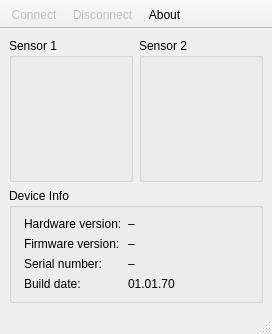
<?xml version="1.0" encoding="UTF-8"?>
<ui version="4.0">
 <class>MainWindow</class>
 <widget class="QMainWindow" name="MainWindow">
  <property name="geometry">
   <rect>
    <x>0</x>
    <y>0</y>
    <width>272</width>
    <height>334</height>
   </rect>
  </property>
  <property name="windowTitle">
   <string>ISF Sensor Viewer</string>
  </property>
  <widget class="QWidget" name="centralwidget">
   <property name="enabled">
    <bool>true</bool>
   </property>
   <layout class="QGridLayout" name="gridLayout" rowstretch="1,0,0">
    <item row="0" column="0">
     <widget class="QGroupBox" name="sensor1Group">
      <property name="title">
       <string>Sensor 1</string>
      </property>
      <layout class="QVBoxLayout" name="verticalLayout"/>
     </widget>
    </item>
    <item row="0" column="1">
     <widget class="QGroupBox" name="sensor2Group">
      <property name="title">
       <string>Sensor 2</string>
      </property>
      <layout class="QVBoxLayout" name="verticalLayout_2"/>
     </widget>
    </item>
    <item row="1" column="0" colspan="2">
     <widget class="QGroupBox" name="infoGroup">
      <property name="title">
       <string>Device Info</string>
      </property>
      <layout class="QFormLayout" name="formLayout">
       <property name="leftMargin">
        <number>12</number>
       </property>
       <item row="1" column="0">
        <widget class="QLabel" name="label_52">
         <property name="text">
          <string>Firmware version:</string>
         </property>
        </widget>
       </item>
       <item row="1" column="1">
        <widget class="QLabel" name="firmwareVersion">
         <property name="text">
          <string>–</string>
         </property>
        </widget>
       </item>
       <item row="3" column="0">
        <widget class="QLabel" name="label_53">
         <property name="text">
          <string>Build date:</string>
         </property>
        </widget>
       </item>
       <item row="3" column="1">
        <widget class="QLabel" name="buildDate">
         <property name="text">
          <string>01.01.70</string>
         </property>
        </widget>
       </item>
       <item row="2" column="0">
        <widget class="QLabel" name="label_54">
         <property name="text">
          <string>Serial number:</string>
         </property>
        </widget>
       </item>
       <item row="2" column="1">
        <widget class="QLabel" name="serialNumber">
         <property name="text">
          <string>–</string>
         </property>
        </widget>
       </item>
       <item row="0" column="0">
        <widget class="QLabel" name="label_5">
         <property name="text">
          <string>Hardware version:</string>
         </property>
        </widget>
       </item>
       <item row="0" column="1">
        <widget class="QLabel" name="hardwareVersion">
         <property name="text">
          <string>–</string>
         </property>
        </widget>
       </item>
      </layout>
     </widget>
    </item>
    <item row="2" column="0" colspan="2">
     <spacer name="verticalSpacer">
      <property name="orientation">
       <enum>Qt::Vertical</enum>
      </property>
      <property name="sizeHint" stdset="0">
       <size>
        <width>0</width>
        <height>0</height>
       </size>
      </property>
     </spacer>
    </item>
   </layout>
  </widget>
  <widget class="QToolBar" name="toolBar">
   <property name="movable">
    <bool>false</bool>
   </property>
   <property name="allowedAreas">
    <set>Qt::TopToolBarArea</set>
   </property>
   <property name="toolButtonStyle">
    <enum>Qt::ToolButtonTextBesideIcon</enum>
   </property>
   <property name="floatable">
    <bool>false</bool>
   </property>
   <attribute name="toolBarArea">
    <enum>TopToolBarArea</enum>
   </attribute>
   <attribute name="toolBarBreak">
    <bool>false</bool>
   </attribute>
   <addaction name="actionConnect"/>
   <addaction name="actionDisconnect"/>
   <addaction name="actionAbout"/>
  </widget>
  <widget class="QStatusBar" name="statusBar"/>
  <action name="actionConnect">
   <property name="enabled">
    <bool>false</bool>
   </property>
   <property name="icon">
    <iconset resource="SensorViewer.qrc">
     <normaloff>:/res/connect.svg</normaloff>:/res/connect.svg</iconset>
   </property>
   <property name="text">
    <string>Connect</string>
   </property>
  </action>
  <action name="actionDisconnect">
   <property name="enabled">
    <bool>false</bool>
   </property>
   <property name="icon">
    <iconset resource="SensorViewer.qrc">
     <normaloff>:/res/disconnect.svg</normaloff>:/res/disconnect.svg</iconset>
   </property>
   <property name="text">
    <string>Disconnect</string>
   </property>
  </action>
  <action name="actionAbout">
   <property name="icon">
    <iconset resource="SensorViewer.qrc">
     <normaloff>:/res/about.svg</normaloff>:/res/about.svg</iconset>
   </property>
   <property name="text">
    <string>About</string>
   </property>
  </action>
 </widget>
 <resources>
  <include location="SensorViewer.qrc"/>
 </resources>
 <connections/>
</ui>
